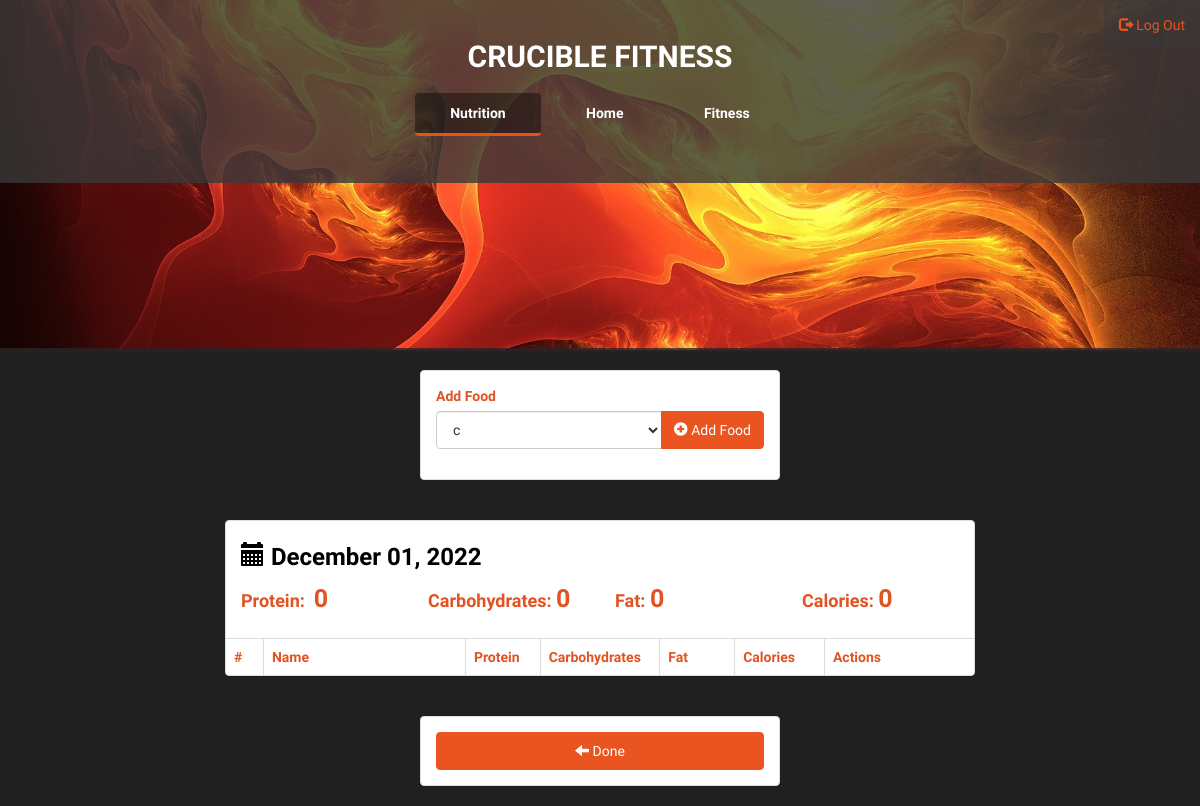
The app's page /edit_view_meal/1 (signed in), older data.
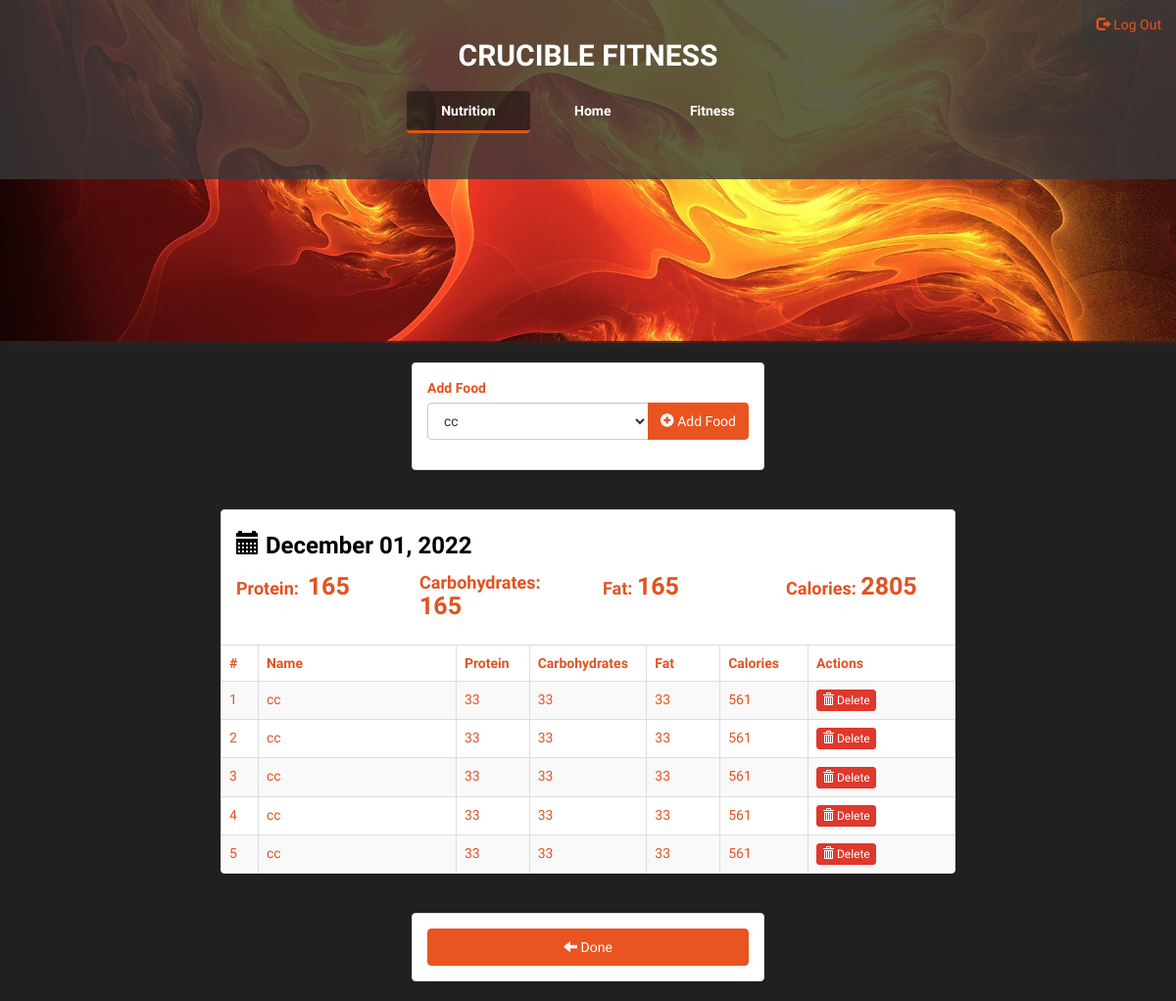
The same page, newer data.
### cruciblefit/models.py (models this page shows)
class Food(db.Model):
    id = db.Column(db.Integer, primary_key=True)
    user_id = db.Column(db.Integer, db.ForeignKey('user.id'))
    meals_link = db.relationship('MealFood', back_populates='food', lazy='dynamic')
    name = db.Column(db.String(50), unique=False, nullable=False, default='food item')
    protein = db.Column(db.Integer, nullable=False, default=0)
    carbs = db.Column(db.Integer, nullable=False, default=0)
    fats = db.Column(db.Integer, nullable=False, default=0)
    @property
    def calories(self):
        protein_calc = self.protein * 4
        carbs_calc = self.carbs * 4
        fats_calc = self.fats * 9
        total_calories = protein_calc + carbs_calc + fats_calc
        return total_calories

### cruciblefit/start/routes.py (the view)
@start.route("/edit_view_meal/<int:meal_id>")
@login_required
def edit_view_meal(meal_id):
    meal = Meal.query.get_or_404(meal_id)
    macros_totals = {
        'protein': meal.total_protein,
        'carbs': meal.total_carbs,
        'fats': meal.total_fats,
        'calories': meal.total_calories
    }
    foods = Food.query.filter((Food.user_id == current_user.id) | (Food.user_id == None)).all()
    return render_template("edit_view_meal.html", user=current_user, foods=foods, meal=meal, totals=macros_totals)

### cruciblefit/__init__.py (called while the page is built)
def create_app():
    app = Flask(__name__)
    app.config['SECRET_KEY'] = 'supersecretkey'
    app.config['SQLALCHEMY_DATABASE_URI'] = 'sqlite:///crucible_data.db'
    db.init_app(app)
    app.register_blueprint(start)
    app.register_blueprint(auth)
    from . import models    #do not delete or move this, it is needed for the database to load properly
    with app.app_context():
        db.create_all()
    login_manager = LoginManager()
    login_manager.login_view = 'auth.login'
    login_manager.init_app(app)
    @login_manager.user_loader
    def load_user(id):
        return models.User.query.get(int(id))
    return app

### cruciblefit/models.py (called while the page is built)
    @property
    def get_food_items(self):
        foods = []
        for item in self.foods_link:
            if item.food:
                foods.append([item.food, item.id])
            else:
                db.session.delete(item)
                db.session.commit()
        return foods

    @property
    def total_calories(self):
        total = 0
        for item, _ in self.get_food_items:
            total += item.calories
        return total

### cruciblefit/templates/edit_view_meal.html (shortened to what the changed rows need)
{% extends "app_base.html" %}
{% block content %}
    <div class="row t20">
        <div class="col-lg-4 col-lg-offset-4">
            <div class="panel panel-default">
                <div class="panel-body">
                    <form action="{{ url_for('start.add_food_to_meal', meal_id = meal.id) }}" method="POST" role="form">
                        <div class="form-group">
                            <div class="input-group">
                                <select class="form-control" name="food-select">
                                    {% for food in foods %}
                                        <option value="{{ food.id }}">{{ food.name }}</option>
                                    {% endfor %}
                                </select>
                                <span class="input-group-btn">
										<button type="submit" class="btn btn-primary" id="add-btn">
										</button>
									  </span>
                            </div>
                        </div>
                    </form>
                </div>
            </div>
        </div>
    </div>
    <div class="row t20">
        <div class="col-lg-8 col-lg-offset-2">
            <div class="panel panel-default">
                <div class="panel-body">
                    <div class="row">
                        <div class="col-lg-3">
                            <h4 class="lean-h">
                                Protein: &nbsp;<strong class="f25">{{ totals['protein'] }}</strong>
                            </h4>
                        </div>
                        <div class="col-lg-3">
                            <h4 class="lean-h">
                                Carbohydrates: <strong class="f25">{{ totals['carbs'] }}</strong>
                            </h4>
                        </div>
                        <div class="col-lg-3">
                            <h4 class="lean-h">
                                Fat: <strong class="f25">{{ totals['fats'] }}</strong>
                            </h4>
                        </div>
                        <div class="col-lg-3">
                            <h4 class="lean-h">
                                Calories: <strong class="f25">{{ totals['calories'] }}</strong>
                            </h4>
                        </div>
                    </div>
                </div>
                <div class="table-responsive">
                    <table class="table table-striped table-hover table-bordered">
                        <thead>
                        <tr>
                            <th style="width: 5%;">#</th>
                            <th>Name</th>
                            <th style="width: 10%;">Protein</th>
                            <th style="width: 16%;">Carbohydrates</th>
                            <th style="width: 10%;">Fat</th>
                            <th style="width: 12%;">Calories</th>
                            <th style="width: 20%;">Actions</th>
                        </tr>
                        </thead>
                        <tbody>
                        <tr>
                            {% for food, meal_food_id in meal.get_food_items %}
                                <td>{{ loop.index }}</td>
                                <td>{{ food.name }}</td>
                                <td>{{ food.protein }}</td>
                                <td>{{ food.carbs }}</td>
                                <td>{{ food.fats }}</td>
                                <td>{{ food.calories }}</td>
                                <td>
                                    <a href="{{ url_for('start.remove_food_from_meal', meal_id = meal.id, meal_food_id = meal_food_id ) }}"
                                       class="btn btn-danger btn-xs">
                                        <i class="glyphicon glyphicon-trash"></i> Delete
                                    </a>
                                </td>
                                </tr>
                            {% endfor %}
                        </tbody>
                    </table>
                </div>
            </div>
        </div>
    </div>
{% endblock %}

Row changes from the older to the newer data that the page shows:
now on this page (row edited): Food: name "cc", protein "33", carbs "33", fats "33", calories "561"
Text that changed along with them:
form field food-select: "c" → "cc"
{{ totals['protein'] }}: "0" → "165"
{{ totals['carbs'] }}: "0" → "165"
{{ totals['fats'] }}: "0" → "165"
{{ totals['calories'] }}: "0" → "2805"
